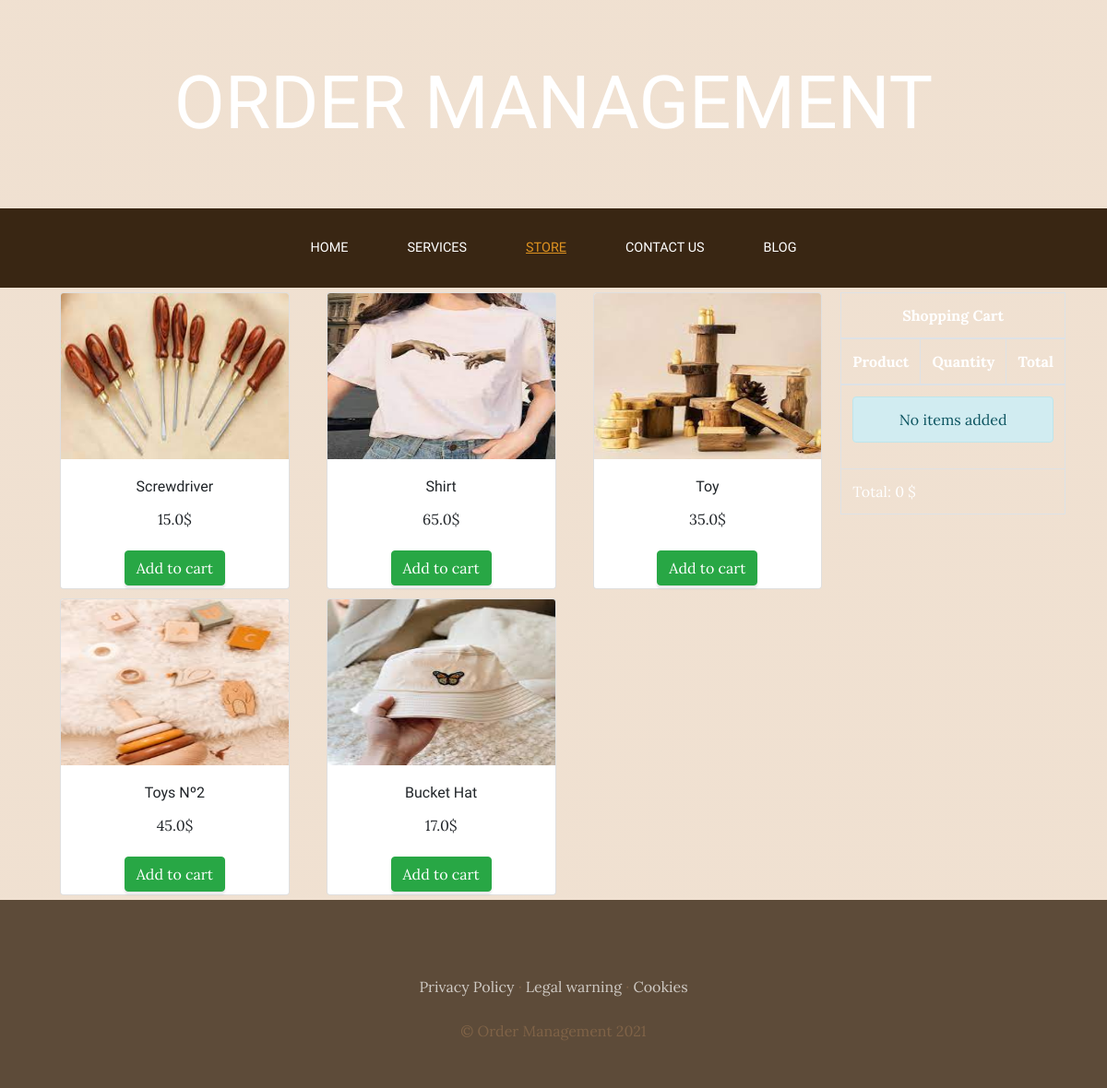
/store/, run on the app's committed database.
### storeApp/models.py (models this page shows)
class Product(models.Model):
    name = models.CharField(max_length=50)
    category = models.ForeignKey(ProdCat, on_delete=models.CASCADE)
    picture = models.ImageField(upload_to='store', null=True, blank=True)
    price = models.FloatField()
    available = models.BooleanField(default=True)
    created = models.DateTimeField(auto_now_add=True)
    updated = models.DateTimeField(auto_now_add=True)
    class Meta:
        verbose_name = 'product'
        verbose_name_plural = 'products'

### storeApp/views.py (the view)
# urls.py: path('store/', include('storeApp.urls')),
def store(request):
    product = Product.objects.all()
    return render(request, 'store/store.html', {'products': product})

### cartApp/context_processor.py (called while the page is built)
def total_cart_value(request):
    total = 0
    if request.user.is_authenticated:
        for key, value in request.session['cart'].items():
            total += float(value['price'] * value['quantity'])
    return {'total_cart_value': total}

### storeApp/templates/store/store.html (shortened to what this page needs)
<!DOCTYPE html>
<html lang="en">
<head>
</head>
{% extends 'webProject/base.html' %}
{% load static %}
{% block content %}
<div class="container">
    <div style="float: right; color: white">
        {% include 'cart/widget.html' %}
    </div>
    <div class="row">
{% for product in products %}
    <div class="col-md-4">
        <div class="card" style="margin: 5px 5px;">
            <img src="{{ product.picture.url }}" class="card-img-top" style="height: 180px;" alt="store item image">
            <div class="card-body" style="text-align: center">
                <h6 class="card-title"> {{ product.name|title }} </h6>
                <p class="card-text"> {{ product.price }}$ </p>
            </div>
            <div class="footer text-center" style="background-color: white; margin-bottom: 3px;">
                <a href="{% url 'cart:add' product.id %}" class="btn btn-success"> Add to cart</a>
            </div>
        </div>
    </div>
{% endfor %}
    </div>
</div>
{% endblock %}

### webProject/static/webProject/css/gestion.css (style rules this page uses)
body { font-family: 'Lora', serif; background: linear-gradient(rgba(217, 179, 140, 0.4), rgba(217, 179, 140, 0.4)), url("../img/bg_main.jpg"); background-attachment: fixed; background-position: center; background-size: cover; }
h1, h2, h3, h4, h5, h6 { font-family: 'Zen Antique Soft', serif; }
p { line-height: 1.75; }
.footer { background-color: rgba(57, 38, 19, 0.8); }
.btn { box-shadow: 0px 3px 3px 0px rgba(33, 37, 41, 0.1); }

### data on the page
Product: picture (picture), name "Screwdriver", price "15.0"
Product: picture (picture), name "Shirt", price "65.0"
Product: picture (picture), name "Toy", price "35.0"
Product: picture (picture), name "Toys Nº2", price "45.0"
Product: picture (picture), name "Bucket Hat", price "17.0"

### other printed values
{{ total_cart_value }} "0"
